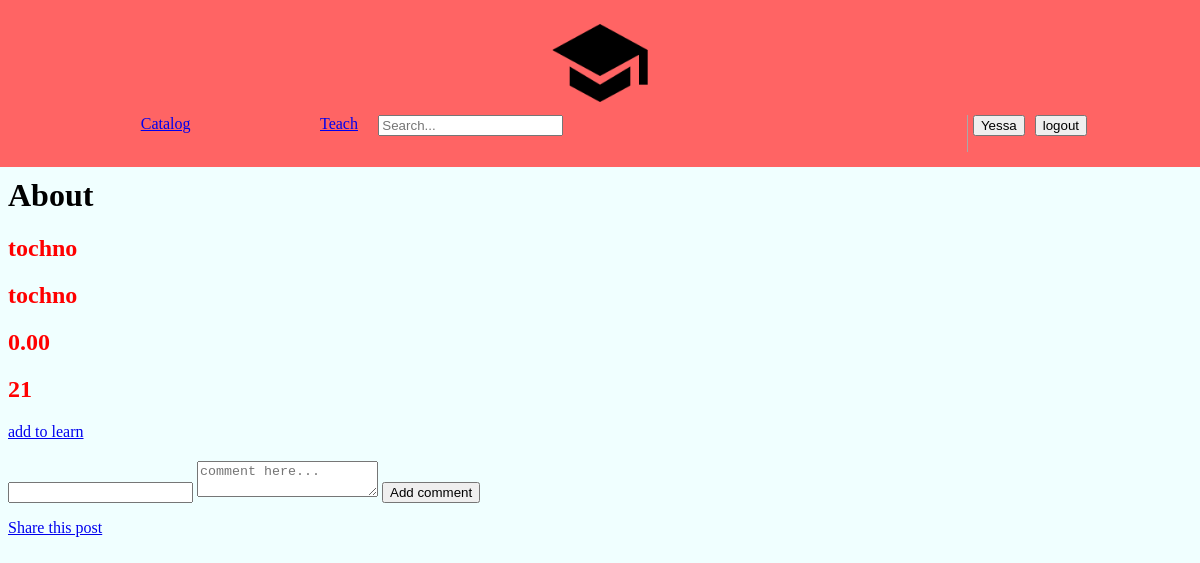
/21 (signed in), run on the app's committed database.
### main/models.py (models this page shows, shortened)
class Course(models.Model):
    coursename = models.CharField(max_length=256, null=False)
    teacher = models.CharField(max_length=32, null=False)
    icon = models.ImageField(upload_to='course_images' , null=False)
    price = models.DecimalField(max_digits=8, decimal_places=2)
    added = models.ManyToManyField(User, default=None,related_name='added')
    learn_user = models.ManyToManyField(User,blank=True,related_name='learn_user')
    liked = models.BooleanField(default=False)

### main/views.py (the view)
# urls.py: path('<int:courseid>' , views.openC),
def openC(request,courseid):
    len = Course.objects.all().last().id
    if(courseid > len or courseid<1):
        return HttpResponse("ERROR")
    else:
        c = Course.objects.all().get(pk=courseid)
        name = c.coursename
        teacher = c.teacher
        price = c.price
        comment = Comment.objects.filter(
            Q(course_id=c.pk)
        )
        if comment.__len__() == 0:
            return render(request,'main/About.html',{
                'request':request,
                'name': name,
                'teacher': teacher,
                'id': price,
                'crsid': courseid,
                'comments': comment,
            })
        else:
            return redirect('addcmnt',courseid=courseid)

### main/templates/main/About.html (shortened to what this page needs)
{% load static %}
{% include 'main/header.html' %}
<html lang="en">
<head>
        <link rel="stylesheet" type="text/css" href="{% static 'main/about.css' %}">
</head>
<body>
<h1>About</h1>
<div class="course">
    <h2>{{ name }}</h2>
    <h2>{{ teacher }}</h2>
    <h2>{{ id }}</h2>
    <h2>{{ crsid }}</h2>
    {% if request.user.is_authenticated %}
        <a href="{% url 'addlearn' course_id=crsid %}">add to learn</a></div>
    {% endif %}
<form method="post" action="{% url 'addcmnt' courseid=crsid%}">
        <div class="comm">
        <input type="text" name="post">
        <textarea placeholder="comment here..." name="com"></textarea>
        <a><button type="submit">Add comment</button></a>
        </div>
    </form>
<p>
  <a href="{% url 'post_share' c_id=crsid %}">
    Share this post
  </a>
</p>
</body>
</html>

### main/templates/main/header.html (shortened to what this page needs)
{% extends 'main/test.html' %} {% load static %} {% block header %}
<head>
</head>
<body>
    <nav class="nav" style="margin: -1%">
        <span>
        <a  href="/html/"><img class="logo" src=" {% static 'main/logo.png' %} "></a>
    <ol>
        <li><a href="/">Catalog</a></li>
        <li><a href="/teach/">Teach</a></li>
        <form action="{% url 'searching' %}" method="post">
        <li><input type="search" placeholder="Search..." name = 'name'></li>
        </form>
        {% if request.user.is_authenticated %}
            <li class="lgin"> <a id ='' href="/account"><button>{{ request.user.username }}</button></a></li>
            <li class="reg"> <a href="{% url 'logout' %}"><button>logout</button> </a></li>
        {% else %}
            <li class="lgin"> <a href="/teach/login"><button>Log in</button></a></li>
            <li class="reg"> <a href="/teach/test"><button>Sign up</button> </a></li>
        {% endif %}
    </ol>
    </span>
    </nav>
</body>
{% endblock %}

### main/static/main/test.css (style rules this page uses)
body { background-color: azure; }
h2 { color: red; }
ol { list-style: none; margin: 0; padding: 0; display: flex; flex-wrap: wrap; }
li { list-style-type: none; }

### main/static/main/header.css (style rules this page uses)
.logo { width: 104px; }
.nav { padding: 15px; text-align: center; display: block; background-color: #ff6464; }
.reg { margin-left: 10px; }
a { margin-top: 10px; }
li { margin-top: 0; margin-left: 11%; }
.lgin { margin-left: 5px; }

### data on the page
Course: coursename "tochno", teacher "tochno", price "0.00"

### other printed values
{{ request.user.username }} "Yessa"
{{ crsid }} "21"
